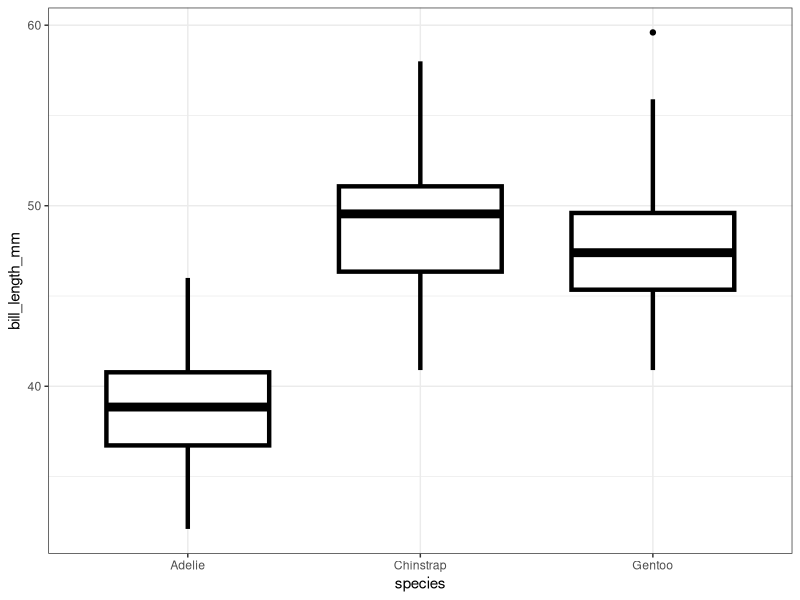
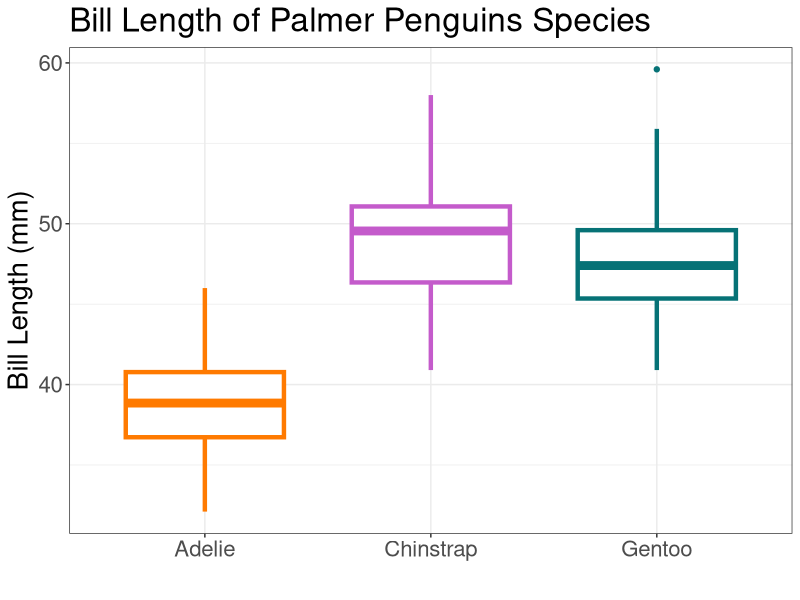
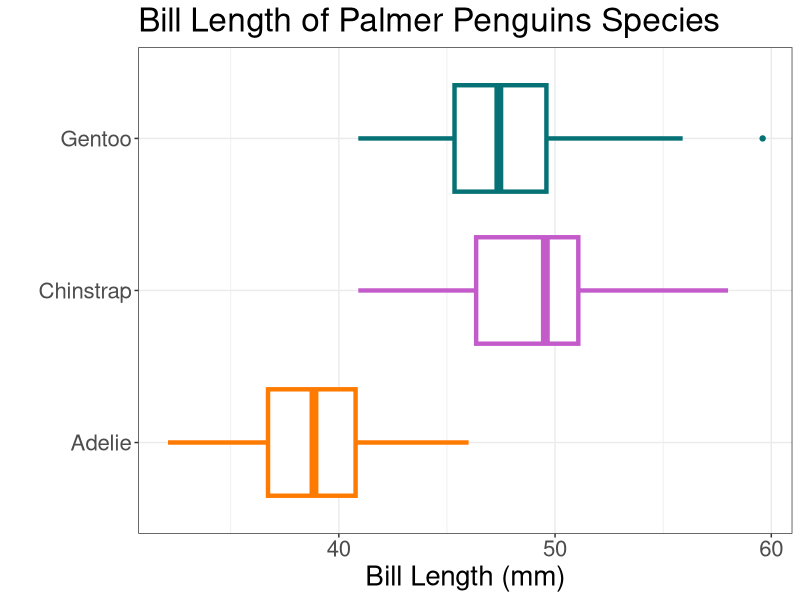
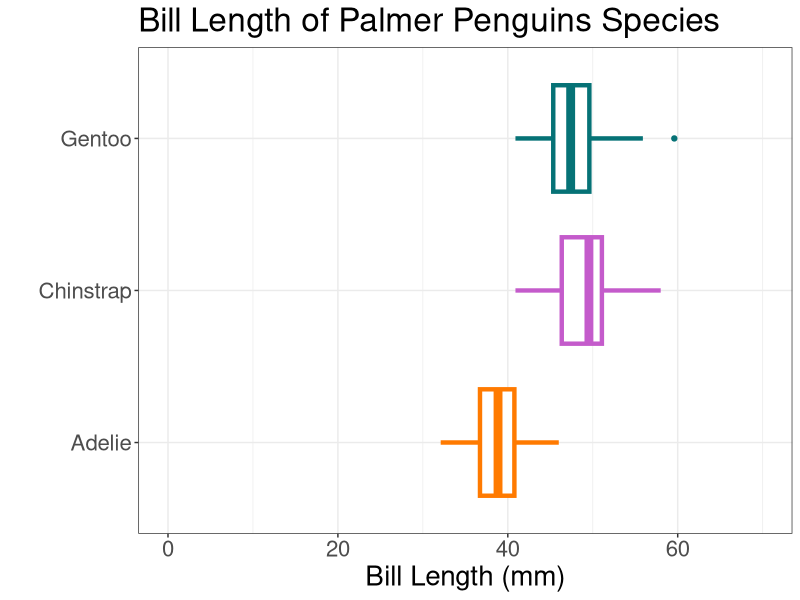
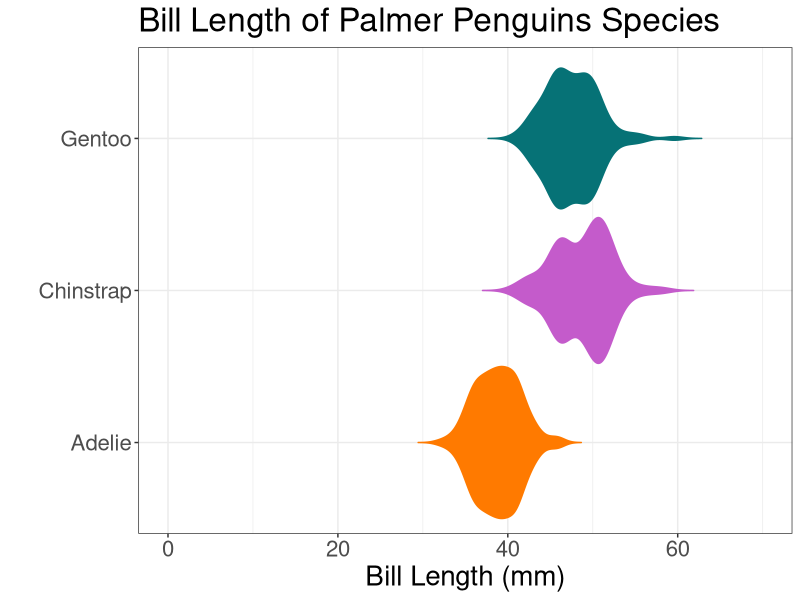
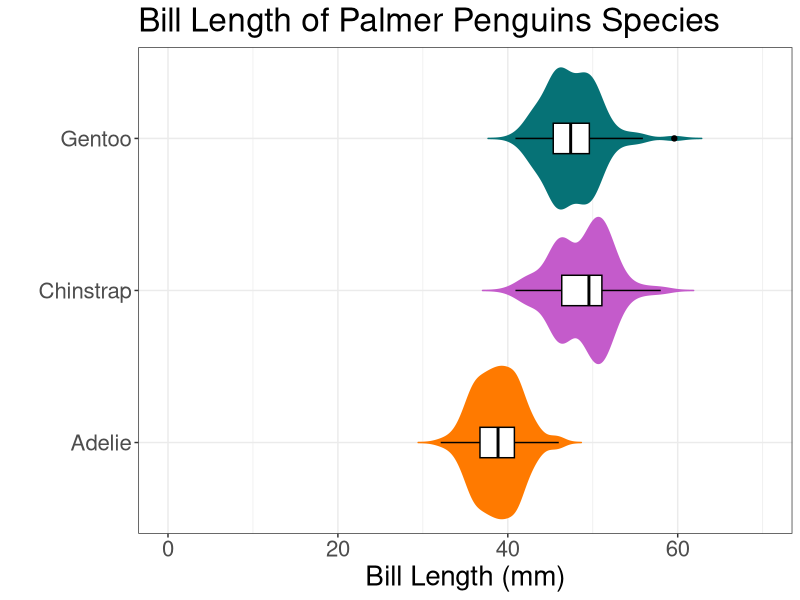
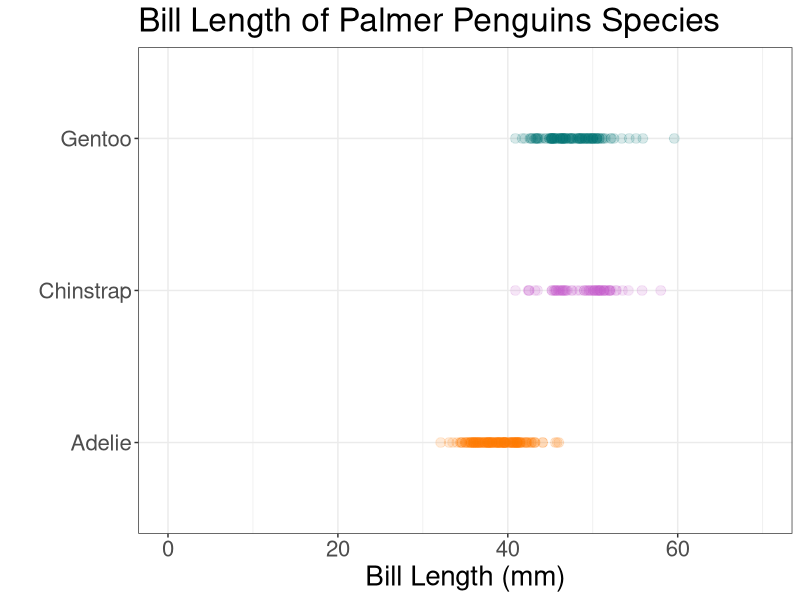
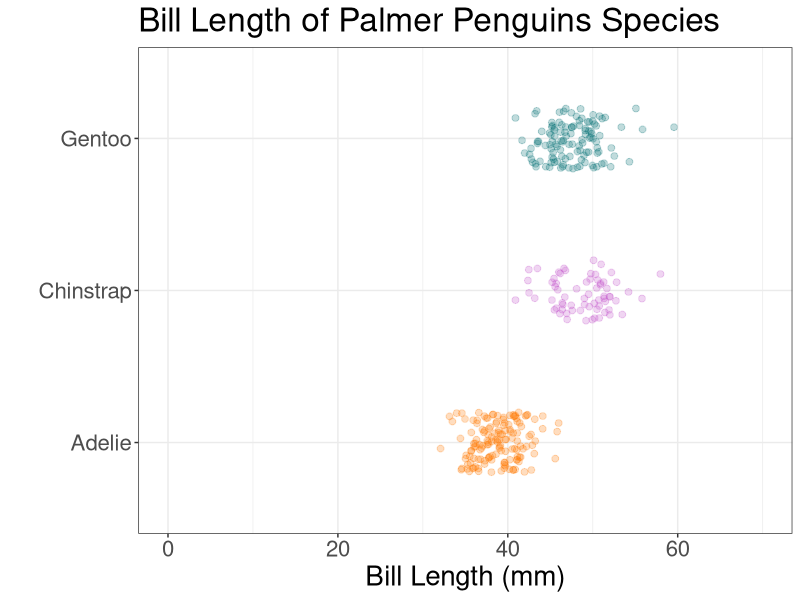

Reproduce these figures in R, in order.
# The evolution of a plot

rm(list = ls(all = TRUE))

# Libraries
library(palmerpenguins)
library(ggplot2)
library(magrittr)
library(ggpubr)


# Seed
set.seed(2021)


## Read dataset Palmer Penguins
data = penguins
data <- na.omit(data)

#### Plot Evolution ####

## The default boxplot Boxplot

ggboxplot(data, x = "species", y = "bill_length_mm", lwd=1.5, shape = "species") +
  theme_bw() + theme(legend.position="none")
    

## Boxplot: colors, axis, labels, size, themes

palette = c("#ff7a00", "#c45bcb", "#067276")

ggboxplot(data, x = "species", y = "bill_length_mm", color = "species", 
          palette = palette, lwd=1.5, shape = "species") +
  ggtitle("Bill Length of Palmer Penguins Species") + xlab("") + ylab("Bill Length (mm)") +
  theme_bw() + theme(text = element_text(size=20), legend.position="none") 


## Boxplot with flipped cordinates

ggboxplot(data, x = "species", y = "bill_length_mm", color = "species", 
          palette = palette, lwd=1.5, shape = "species") + 
  ggtitle("Bill Length of Palmer Penguins Species") + xlab("") + ylab("Bill Length (mm)") +
  coord_flip() + theme_bw() + theme(text = element_text(size=20), legend.position="none") 


## Boxplot with continuos y axis

ggboxplot(data, x = "species", y = "bill_length_mm", color = "species", 
          palette = palette, lwd=1.5, shape = "species") +
  ggtitle("Bill Length of Palmer Penguins Species") + xlab("") + ylab("Bill Length (mm)") +
  coord_flip() + scale_y_continuous(limits = c(0, 70)) +
  theme_bw() + theme(text = element_text(size=20), legend.position="none") 


## Violin plot

ggviolin(data, x = "species", y = "bill_length_mm", color = "species", 
         fill= "species", palette = palette, lwd=1.5, shape = "species") +
  ggtitle("Bill Length of Palmer Penguins Species") + xlab("") + ylab("Bill Length (mm)") +
  coord_flip() + scale_y_continuous(limits = c(0, 70)) +
  theme_bw() + theme(text = element_text(size=20), legend.position="none") 


## Violin plot + boxplot

ggviolin(data, x = "species", y = "bill_length_mm", color = "species",add = "boxplot", 
         add.params = list(color = "black", fill = "white"), fill= "species", palette = palette, 
         lwd=1.5, shape = "species") +
  ggtitle("Bill Length of Palmer Penguins Species") + xlab("") + ylab("Bill Length (mm)") +
  coord_flip() + scale_y_continuous(limits = c(0, 70)) +
  theme_bw() + theme(text = element_text(size=20), legend.position="none") 


## Geom_point plot

ggplot(data, aes(x = species, y = bill_length_mm, color= species)) +
  geom_point(size = 3, alpha = 0.15) + 
  scale_color_manual(values=c("#ff7a00", "#c45bcb", "#067276")) +
  ggtitle("Bill Length of Palmer Penguins Species") + xlab("") + ylab("Bill Length (mm)") +
  coord_flip() + scale_y_continuous(limits = c(0, 70)) +
  theme_bw() + theme(text = element_text(size=20), legend.position="none") 


## Jitter plot

ggplot(data, aes(species, bill_length_mm, color = species)) +
  geom_jitter(position = position_jitter(seed = 2021, width = 0.2), size = 2, alpha = 0.25) + 
  scale_color_manual(values=c("#ff7a00", "#c45bcb", "#067276")) +
  ggtitle("Bill Length of Palmer Penguins Species") + xlab("") + ylab("Bill Length (mm)") +
  coord_flip() + scale_y_continuous(limits = c(0, 70)) +
  theme_bw() + theme(text = element_text(size=20), legend.position="none") 


## Jitter plot + boxplot

ggboxplot(data, x = "species", y = "bill_length_mm",
          color = "species", palette = palette, lwd=1.5, shape = "species") +
  geom_jitter(position = position_jitter(seed = 2021, width = 0.2), size = 2, alpha = 0.25) + 
  ggtitle("Bill Length of Palmer Penguins Species") + xlab("") + ylab("Bill Length (mm)") +
  coord_flip() + scale_y_continuous(limits = c(0, 70)) +
  theme_bw() + theme(text = element_text(size=20), legend.position="none") 